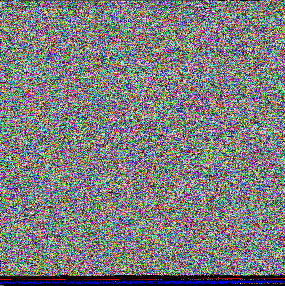
#> input picture Test/Unsuspicious.png, 285 x 286 px
$ python image2file.py Test/Unsuspicious.png
#> lines starting #> are read from the running program, lines starting #| are printed output that depends on the picture
import cv2
import numpy as np
import argparse


def image2file(imagepath):
#> called with imagepath = 'Test/Unsuspicious.png'
    image = cv2.imread(imagepath, cv2.IMREAD_UNCHANGED)
#> image is the input picture: shape (286, 285, 4); mean B, G, R, A 125.4, 124.4, 124.7, 125.5
    filename = np.trim_zeros(image[-1].flatten(), "b").tobytes()
    image = image[:-1]
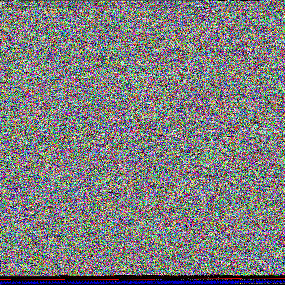
#> image: shape (285, 285, 4); mean B, G, R, A 125.8, 124.8, 125.2, 125.9
    image = image.flatten().tobytes()
    with open(filename, "wb") as f:
        f.write(image)


def main():
    parser = argparse.ArgumentParser(description='img2file')
    parser.add_argument('imgpath', help='Path of the image you wanna convert.')
    args = parser.parse_args()

    image2file(args.imgpath)


if __name__ == '__main__':
    main()
